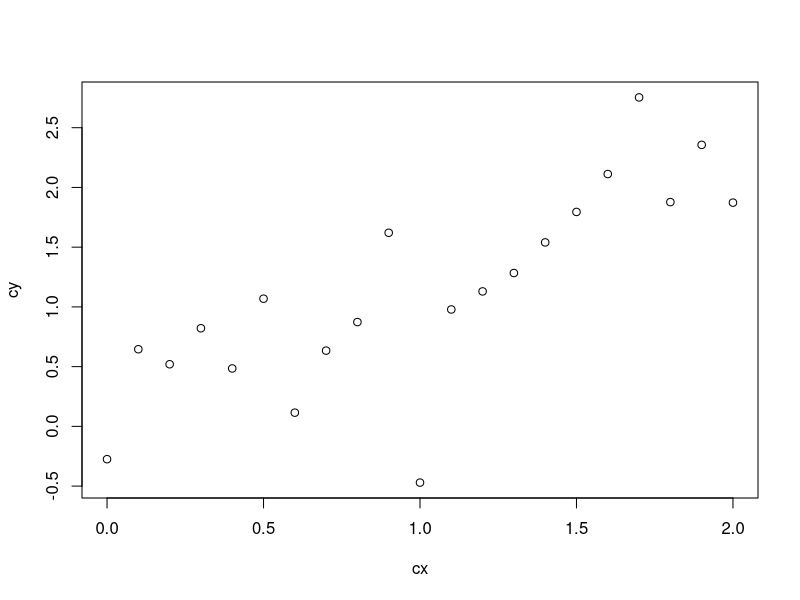
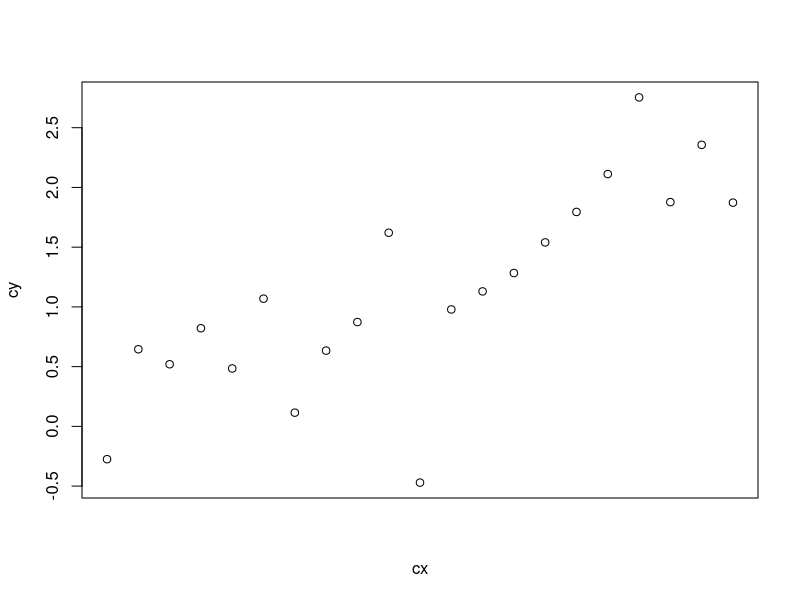
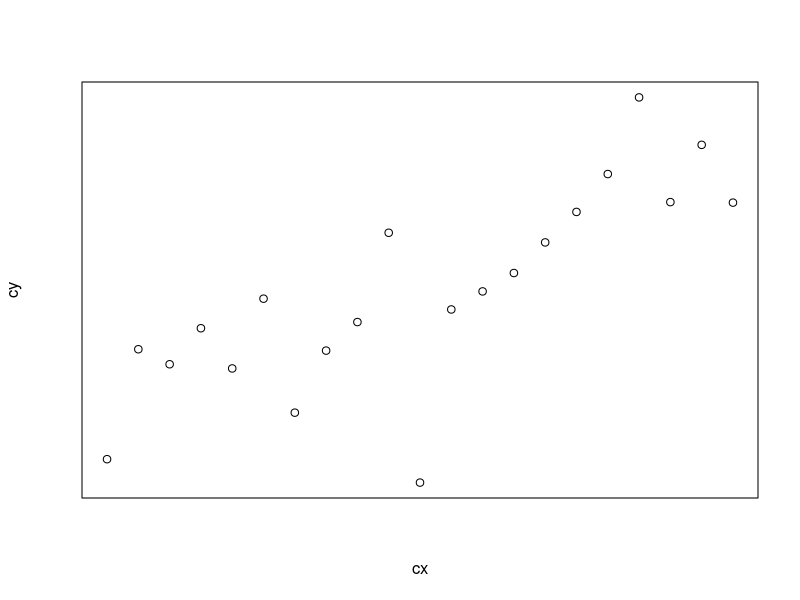
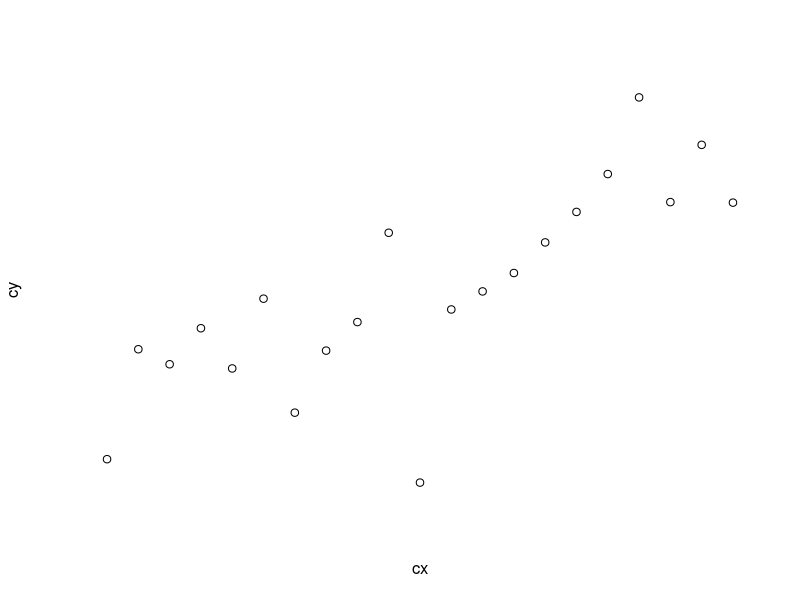
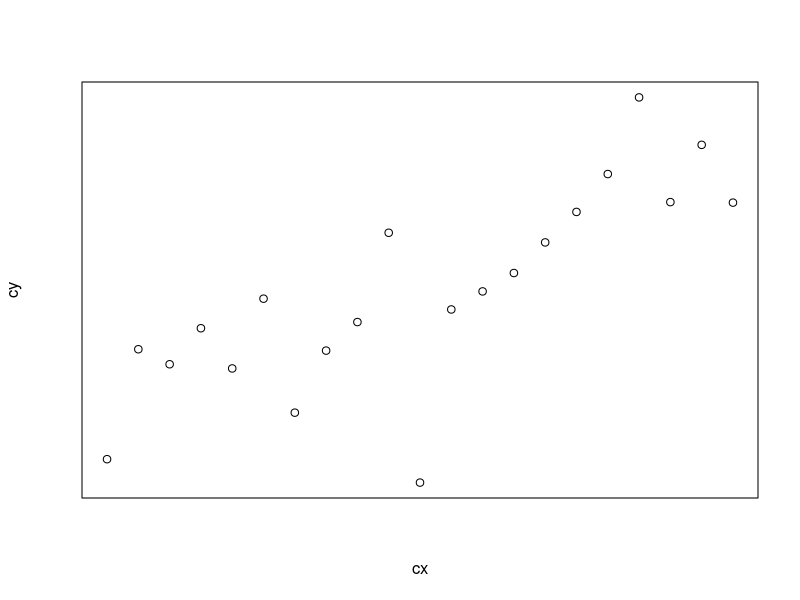
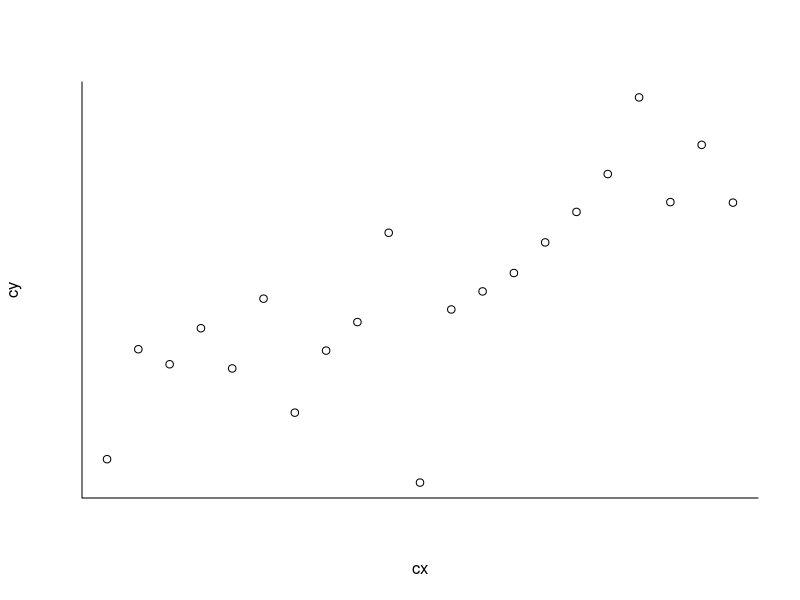
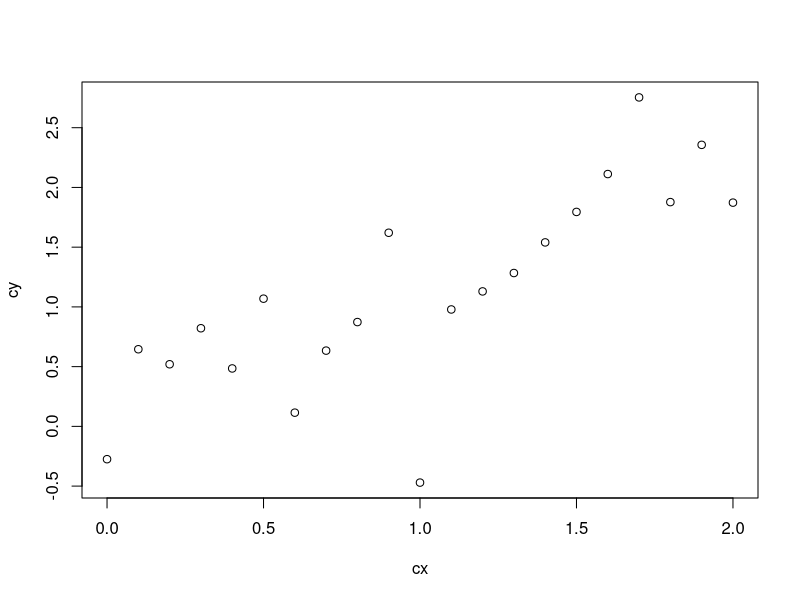
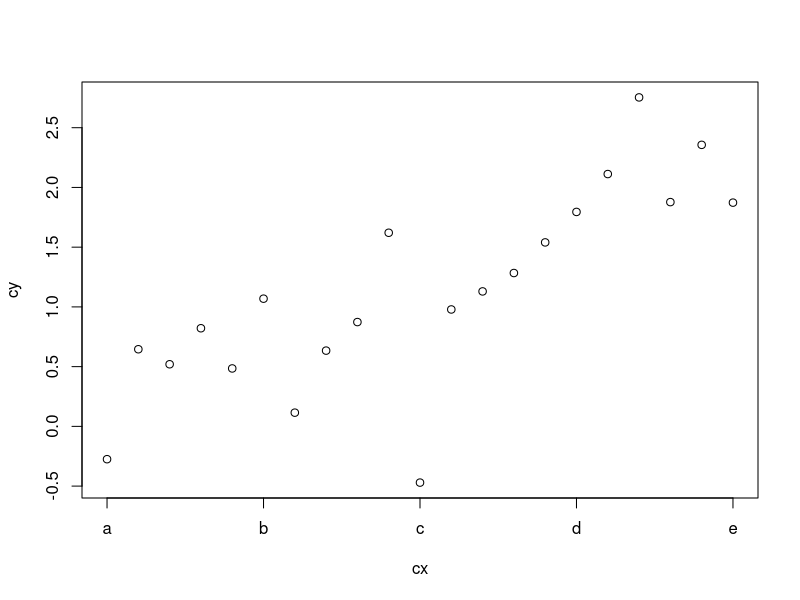

Here is the R script that generated these plots, in order:
## ---- chunk 1
set.seed(77)
## ---- chunk 2
cx <- seq(0, 2, 0.1)
cy <- cx + .5*rnorm(length(cx))
plot(cx, cy)
## ---- chunk 3
plot(cx, cy, xaxt = "n")
## ---- chunk 4
plot(cx, cy, xaxt = "n", yaxt = "n")
## ---- chunk 5
plot(cx, cy, axes = FALSE)
## ---- chunk 6
plot(cx, cy, axes = FALSE)
box()
## ---- chunk 7
plot(cx, cy, axes = FALSE)
box(bty = "l")
## ---- chunk 8
plot(cx, cy, xaxt = "n")
axis(1, at = seq(0, 2, .5))
## ---- chunk 9
plot(cx, cy, xaxt = "n")
axis(1, at = seq(0, 2, .5), labels = letters[1:5])
## ---- chunk 10
plot(cx, cy, xaxt = "n")
axis(1, at = seq(0, 2, .5))
axis(1, at = setdiff(cx, seq(0, 2, .5)), labels = NA)
## ---- chunk 11
plot(cx, cy, axes = FALSE)
axis(2)
axis(1, at = seq(0, 2, .5), labels = seq(0, 2, .5))
axis(1, at = setdiff(cx, seq(0, 2, .5)), labels = NA)
## ---- chunk 12
plot(cx, cy, axes = FALSE)
box()
## ---- chunk 13
plot(cx, cy, xaxt = "n")
axis(1, at = seq(0, 2, .5), labels = seq(0, 2, .5), lwd = 0)
axis(1, at = setdiff(cx, seq(0, 2, .5)), labels = NA, lwd = 0)
## ---- chunk 14
plot(cx, cy, xaxt = "n")
axis(1, at = seq(0, 2, .5), labels = seq(0, 2, .5), lwd = 0, lwd.ticks = 1)
axis(1, at = setdiff(cx, seq(0, 2, .5)), labels = NA, lwd = NA, lwd.ticks = 1)
box()
## ---- chunk 15
plot(cx, cy, xaxt = "n")
axis(1, at = seq(0, 2, .5), labels = seq(0, 2, .5), tick = FALSE)
axis(1, at = setdiff(cx, seq(0, 2, .5)), labels = NA, tick = FALSE)
box()
## ---- chunk 16
plot(cx, cy, xaxt = "n")
axis(1, at = seq(0, 2, .5), labels = seq(0, 2, .5), lwd = 0, lwd.ticks = 1.5)
axis(1, at = setdiff(cx, seq(0, 2, .5)), labels = NA, lwd = 0, lwd.ticks = .5)
box()
## ---- chunk 17
par(tck = -0.07)
plot(cx, cy, xaxt = "n")
axis(1, at = seq(0, 2, .5), labels = seq(0, 2, .5), lwd = 0,
  lwd.ticks = 1)
axis(1, at = setdiff(cx, seq(0, 2, .5)), labels = NA, lwd.ticks = 1)
box()
## ---- chunk 18
plot(cx, cy, xaxt = "n")
axis(1, at = seq(0, 2, .5), labels = seq(0, 2, .5), lwd = 0, tck = -0.07,
  lwd.ticks = 1)
axis(1, at = setdiff(cx, seq(0, 2, .5)), labels = NA, lwd.ticks = 1)
box()
## ---- chunk 19
plot(cx, cy, xaxt = "n")
axis(1, at = seq(0, 2, .5), labels = seq(0, 2, .5), lwd = 0, tck = 0.07,
  lwd.ticks = 1)
axis(1, at = setdiff(cx, seq(0, 2, .5)), labels = NA, lwd.ticks = 1)
box()
## ---- chunk 20
plot(cx, cy, xaxt = "n")
axis(1, at = seq(0, 2, .5), labels = seq(0, 2, .5), lwd = 0, lwd.ticks = 1.5, tck = -.07, col = 2, lty = 2)
axis(1, at = setdiff(cx, seq(0, 2, .5)), labels = NA, lwd.ticks = .5, tck = -.03, col = 3)
box()
## ---- chunk 21
par(mgp = c(2.5, 1.6, 0))
plot(cx, cy, xaxt = "n")
axis(1, at = seq(0, 2, .5), labels = seq(0, 2, .5), lwd = 0, lwd.ticks = 1.5,
  tck = -.1, col = 2, lty = 2)
axis(1, at = setdiff(cx, seq(0, 2, .5)), labels = NA, lwd.ticks = .5, tck = -.03, col = 3)
box()
## ---- chunk 22
plot(cx, cy, xaxt = "n")
axis(1, at = seq(0, 2, .5), labels = seq(0, 2, .5), lwd = 0, lwd.ticks = 1.5,
  tck = -.1, col = 2, lty = 2)
axis(1, at = setdiff(cx, seq(0, 2, .5)), labels = NA, lwd.ticks = .5, tck = -.03, col = 3, mgp = c(2.5, 1.6, 0))
box()
## ---- chunk 23
myaxis <- function(side, all, main, lab = main, col1 = 1, col2 = 1, ...) {
  axis(side, at = main, labels = lab, lwd = 0, lwd.ticks = 1, col = col1, ...)
  axis(side, at = setdiff(all, main), labels = NA, lwd.ticks = .75, tck = -.025,
    col = col2, ...)
}
## ---- chunk 24
plot(cx, cy, xaxt = "n", yaxt = "n")
myaxis(1, cx, seq(0, 2, .5))
myaxis(2, seq(-0.5, 2.8, .1), seq(-0.5, 2.5, .5), las = 1)
## ---- chunk 25

